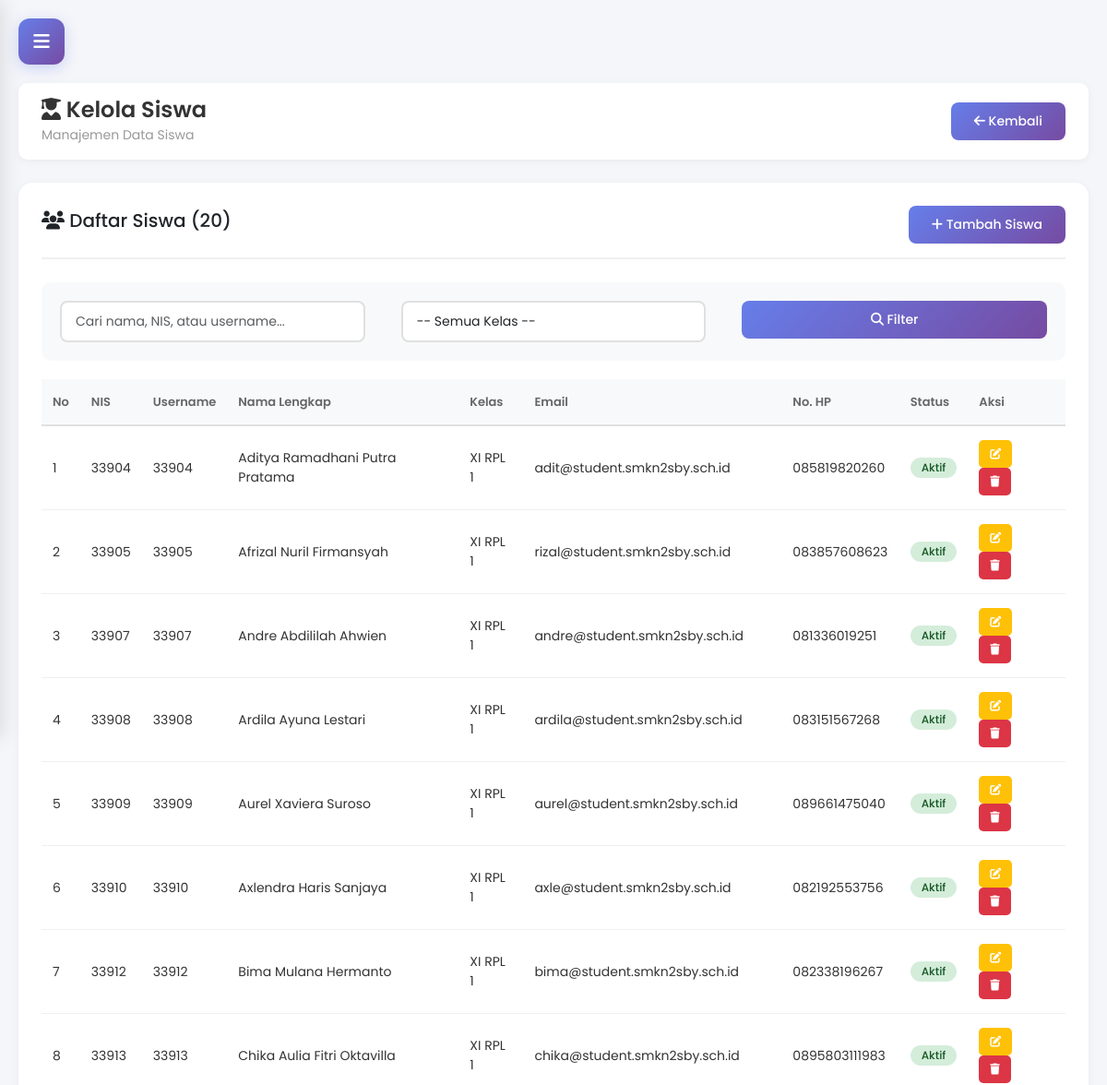
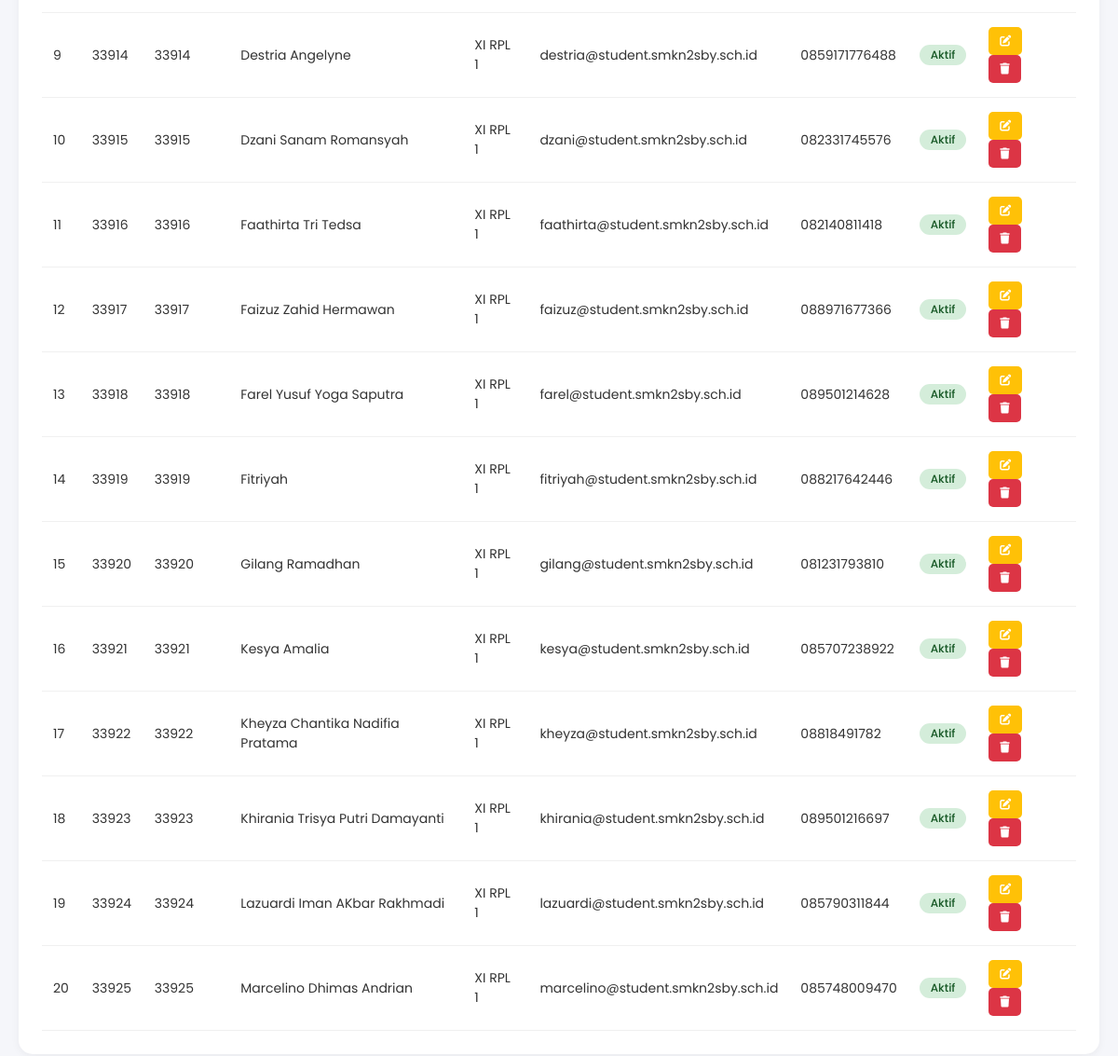
/admin/kelola-siswa.php (signed in), run on the app's committed database (2 pictures, top to bottom).
### tables this page shows
CREATE TABLE `users` (
  `id` int(11) NOT NULL,
  `username` varchar(50) NOT NULL,
  `password` varchar(255) NOT NULL,
  `full_name` varchar(100) NOT NULL,
  `role` enum('admin','guru','siswa') NOT NULL,
  `nis` varchar(20) DEFAULT NULL,
  `nip` varchar(20) DEFAULT NULL,
  `email` varchar(100) DEFAULT NULL,
  `phone` varchar(15) DEFAULT NULL,
  `class_id` int(11) DEFAULT NULL,
  `profile_photo` varchar(255) DEFAULT 'default.jpg',
  `is_active` tinyint(1) DEFAULT 1,
  `created_at` timestamp NOT NULL DEFAULT current_timestamp(),
  `updated_at` timestamp NOT NULL DEFAULT current_timestamp() ON UPDATE current_timestamp()
);

CREATE TABLE `classes` (
  `id` int(11) NOT NULL,
  `class_name` varchar(20) NOT NULL,
  `grade` int(11) NOT NULL,
  `major` varchar(50) NOT NULL,
  `class_number` int(11) NOT NULL,
  `homeroom_teacher_id` int(11) DEFAULT NULL,
  `academic_year` varchar(9) NOT NULL,
  `is_active` tinyint(1) DEFAULT 1,
  `created_at` timestamp NOT NULL DEFAULT current_timestamp()
);

### config/database.php (called while the page is built, shortened)
<?php
$conn = mysqli_connect(DB_HOST, DB_USER, DB_PASS, DB_NAME);
mysqli_set_charset($conn, "utf8");
function query($query) {
    global $conn;
    $result = mysqli_query($conn, $query);
    return $result;
}
function fetch_all($query) {
    $result = query($query);
    $data = [];
    if ($result && mysqli_num_rows($result) > 0) {
        while ($row = mysqli_fetch_assoc($result)) {
            $data[] = $row;
        }
    }
    return $data;
}
?>

### admin/kelola-siswa.php (the view, shortened to what this page needs)
<?php
require_once '../config/database.php';
$search = isset($_GET['search']) ? escape($_GET['search']) : '';
$where = "WHERE u.role = 'siswa'";
$siswa_list = fetch_all("SELECT u.*, c.class_name
                         FROM users u
                         LEFT JOIN classes c ON u.class_id = c.id
                         $where
                         ORDER BY u.full_name ASC");
?>
<!DOCTYPE html>
<html lang="id">
<head>
    <link href="https://cdn.jsdelivr.net/npm/bootstrap@5.3.0/dist/css/bootstrap.min.css" rel="stylesheet">
    <link rel="stylesheet" href="https://cdnjs.cloudflare.com/ajax/libs/font-awesome/6.4.0/css/all.min.css">
</head>
<body>
    <button class="hamburger-btn" onclick="toggleSidebar()">
        <i class="fas fa-bars"></i>
    </button>
    <div class="main-content">
        <div class="top-bar">
            <div>
                <h4><i class="fas fa-user-graduate"></i> Kelola Siswa</h4>
                <small style="color: #999;">Manajemen Data Siswa</small>
            </div>
            <a href="dashboard.php" class="btn-primary-custom">
                <i class="fas fa-arrow-left"></i> Kembali
            </a>
        </div>
        <div class="content-section">
            <div class="section-header">
                <h5><i class="fas fa-users"></i> Daftar Siswa (<?php echo count($siswa_list); ?>)</h5>
                <button class="btn-primary-custom" onclick="openModal('modalTambah')">
                    <i class="fas fa-plus"></i> Tambah Siswa
                </button>
            </div>
            <div class="filter-section">
                <form method="GET" action="">
                    <div class="row">
                        <div class="col-md-5">
                            <input type="text" name="search" class="form-control" placeholder="Cari nama, NIS, atau username..." value="<?php echo $search; ?>">
                        </div>
                        <div class="col-md-4">
                            <select name="class_filter" class="form-control">
                                <option value="">-- Semua Kelas --</option>
                            </select>
                        </div>
                        <div class="col-md-3">
                            <button type="submit" class="btn-primary-custom" style="width: 100%;">
                                <i class="fas fa-search"></i> Filter
                            </button>
                        </div>
                    </div>
                </form>
            </div>
            <div class="table-responsive">
                <table class="table-custom">
                    <thead>
                        <tr>
                            <th>No</th>
                            <th>NIS</th>
                            <th>Username</th>
                            <th>Nama Lengkap</th>
                            <th>Kelas</th>
                            <th>Email</th>
                            <th>No. HP</th>
                            <th>Status</th>
                            <th>Aksi</th>
                        </tr>
                    </thead>
                    <tbody>
                        <?php if (count($siswa_list) > 0): ?>
                            <?php
                            $no = 1;
                            foreach ($siswa_list as $siswa):
                            ?>
                            <tr>
                                <td><?php echo $no++; ?></td>
                                <td><?php echo $siswa['nis']; ?></td>
                                <td><?php echo $siswa['username']; ?></td>
                                <td><?php echo $siswa['full_name']; ?></td>
                                <td><?php echo $siswa['class_name'] ?? '-'; ?></td>
                                <td><?php echo $siswa['email']; ?></td>
                                <td><?php echo $siswa['phone']; ?></td>
                                <td>
                                    <?php if ($siswa['is_active'] == 1): ?>
                                        <span class="badge badge-success">Aktif</span>
                                    <?php else: ?>
                                        <span class="badge badge-danger">Nonaktif</span>
                                    <?php endif; ?>
                                </td>
                                <td>
                                    <a href="?edit=<?php echo $siswa['id']; ?>" class="btn-action btn-edit">
                                        <i class="fas fa-edit"></i>
                                    </a>
                                    <a href="?delete=<?php echo $siswa['id']; ?>" class="btn-action btn-delete" onclick="return confirm('Yakin ingin menghapus siswa ini?')">
                                        <i class="fas fa-trash"></i>
                                    </a>
                                </td>
                            </tr>
                            <?php endforeach; ?>
                        <?php endif; ?>
                    </tbody>
                </table>
            </div>
        </div>
    </div>
</body>
</html>

### admin/kelola-siswa.php (style rules this page uses)
* { margin: 0; padding: 0; box-sizing: border-box; }
body { font-family: 'Poppins', sans-serif; background: #f5f6fa; }
.hamburger-btn { position: fixed; top: 20px; left: 20px; z-index: 2000; background: linear-gradient(135deg, #667eea 0%, #764ba2 100%); color: white; border: none; width: 50px; height: 50px; border-radius: 12px; cursor: pointer; display: flex; align-items: center; justify-content: center; font-size: 20px; box-shadow: 0 4px 15px rgba(102, 126, 234, 0.3); transition: all 0.3s; }
.main-content { margin-left: 0; padding: 20px; padding-top: 90px; }
.top-bar { background: white; padding: 15px 25px; border-radius: 10px; margin-bottom: 25px; display: flex; justify-content: space-between; align-items: center; box-shadow: 0 2px 10px rgba(0, 0, 0, 0.05); flex-wrap: wrap; gap: 15px; }
.top-bar h4 { margin: 0; color: #333; font-weight: 600; }
.content-section { background: white; padding: 25px; border-radius: 15px; box-shadow: 0 2px 10px rgba(0, 0, 0, 0.05); }
.section-header { display: flex; justify-content: space-between; align-items: center; margin-bottom: 25px; padding-bottom: 15px; border-bottom: 2px solid #f0f0f0; flex-wrap: wrap; gap: 15px; }
.btn-primary-custom { padding: 10px 25px; background: linear-gradient(135deg, #667eea 0%, #764ba2 100%); color: white; border: none; border-radius: 8px; font-size: 14px; font-weight: 500; cursor: pointer; transition: all 0.3s; text-decoration: none; display: inline-block; }
.filter-section { background: #f8f9fa; padding: 20px; border-radius: 10px; margin-bottom: 20px; }
.table-responsive { overflow-x: auto; }
.table-custom { width: 100%; border-collapse: collapse; }
.table-custom thead { background: #f8f9fa; }
.table-custom th { padding: 15px 12px; text-align: left; font-weight: 600; color: #666; font-size: 13px; border-bottom: 2px solid #e0e0e0; }
.table-custom td { padding: 15px 12px; border-bottom: 1px solid #f0f0f0; color: #333; font-size: 14px; }
.badge { padding: 5px 12px; border-radius: 20px; font-size: 12px; font-weight: 500; }
.badge-success { background: #d4edda; color: #155724; }
.btn-action { padding: 6px 12px; border: none; border-radius: 5px; font-size: 12px; cursor: pointer; margin-right: 5px; transition: all 0.3s; text-decoration: none; display: inline-block; }
.btn-edit { background: #ffc107; color: white; }
.btn-delete { background: #dc3545; color: white; }
.form-control { width: 100%; padding: 10px 15px; border: 2px solid #e0e0e0; border-radius: 8px; font-size: 14px; transition: all 0.3s; }
.row { display: flex; gap: 15px; flex-wrap: wrap; }
.col-md-3, .col-md-4, .col-md-5 { flex: 1; min-width: 200px; }

### data on the page
users: nis "33904", username "33904", full_name "Aditya Ramadhani Putra Pratama", class.class_name "XI RPL 1", email "adit@student.smkn2sby.sch.id", phone "085819820260", is_active "Aktif"
users: nis "33905", username "33905", full_name "Afrizal Nuril Firmansyah", class.class_name "XI RPL 1", email "rizal@student.smkn2sby.sch.id", phone "083857608623", is_active "Aktif"
users: nis "33907", username "33907", full_name "Andre Abdililah Ahwien", class.class_name "XI RPL 1", email "andre@student.smkn2sby.sch.id", phone "081336019251", is_active "Aktif"
users: nis "33908", username "33908", full_name "Ardila Ayuna Lestari", class.class_name "XI RPL 1", email "ardila@student.smkn2sby.sch.id", phone "083151567268", is_active "Aktif"
users: nis "33909", username "33909", full_name "Aurel Xaviera Suroso", class.class_name "XI RPL 1", email "aurel@student.smkn2sby.sch.id", phone "089661475040", is_active "Aktif"
users: nis "33910", username "33910", full_name "Axlendra Haris Sanjaya", class.class_name "XI RPL 1", email "axle@student.smkn2sby.sch.id", phone "082192553756", is_active "Aktif"
users: nis "33912", username "33912", full_name "Bima Mulana Hermanto", class.class_name "XI RPL 1", email "bima@student.smkn2sby.sch.id", phone "082338196267", is_active "Aktif"
users: nis "33913", username "33913", full_name "Chika Aulia Fitri Oktavilla", class.class_name "XI RPL 1", email "chika@student.smkn2sby.sch.id", phone "0895803111983", is_active "Aktif"
users: nis "33914", username "33914", full_name "Destria Angelyne", class.class_name "XI RPL 1", email "destria@student.smkn2sby.sch.id", phone "0859171776488", is_active "Aktif"
users: nis "33915", username "33915", full_name "Dzani Sanam Romansyah", class.class_name "XI RPL 1", email "dzani@student.smkn2sby.sch.id", phone "082331745576", is_active "Aktif"
users: nis "33916", username "33916", full_name "Faathirta Tri Tedsa", class.class_name "XI RPL 1", email "faathirta@student.smkn2sby.sch.id", phone "082140811418", is_active "Aktif"
users: nis "33917", username "33917", full_name "Faizuz Zahid Hermawan", class.class_name "XI RPL 1", email "faizuz@student.smkn2sby.sch.id", phone "088971677366", is_active "Aktif"
users: nis "33918", username "33918", full_name "Farel Yusuf Yoga Saputra", class.class_name "XI RPL 1", email "farel@student.smkn2sby.sch.id", phone "089501214628", is_active "Aktif"
users: nis "33919", username "33919", full_name "Fitriyah", class.class_name "XI RPL 1", email "fitriyah@student.smkn2sby.sch.id", phone "088217642446", is_active "Aktif"
users: nis "33920", username "33920", full_name "Gilang Ramadhan", class.class_name "XI RPL 1", email "gilang@student.smkn2sby.sch.id", phone "081231793810", is_active "Aktif"
users: nis "33921", username "33921", full_name "Kesya Amalia", class.class_name "XI RPL 1", email "kesya@student.smkn2sby.sch.id", phone "085707238922", is_active "Aktif"
users: nis "33922", username "33922", full_name "Kheyza Chantika Nadifia Pratama", class.class_name "XI RPL 1", email "kheyza@student.smkn2sby.sch.id", phone "08818491782", is_active "Aktif"
users: nis "33923", username "33923", full_name "Khirania Trisya Putri Damayanti", class.class_name "XI RPL 1", email "khirania@student.smkn2sby.sch.id", phone "089501216697", is_active "Aktif"
users: nis "33924", username "33924", full_name "Lazuardi Iman AKbar Rakhmadi", class.class_name "XI RPL 1", email "lazuardi@student.smkn2sby.sch.id", phone "085790311844", is_active "Aktif"
users: nis "33925", username "33925", full_name "Marcelino Dhimas Andrian", class.class_name "XI RPL 1", email "marcelino@student.smkn2sby.sch.id", phone "085748009470", is_active "Aktif"

### other printed values
count($siswa_list) "20"
